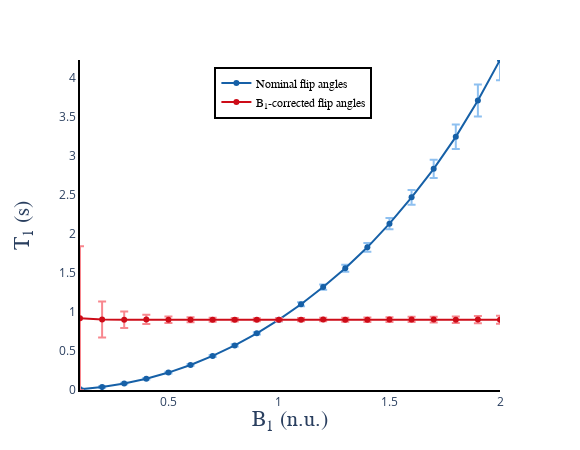

The notebook cell this image was saved under:
### Code cell
#| label: vfaFig6jn
from repo2data.repo2data import Repo2Data
import os 
import pickle
import matplotlib.pyplot as plt
import chart_studio.plotly as py
import plotly.graph_objs as go
import numpy as np
from plotly import __version__
from plotly.offline import download_plotlyjs, init_notebook_mode, plot, iplot
from IPython.display import display, HTML
from plotly import tools

from contextlib import contextmanager
import sys, os

@contextmanager
def suppress_stdout():
    with open(os.devnull, "w") as devnull:
        old_stdout = sys.stdout
        sys.stdout = devnull
        try:  
            yield
        finally:
            sys.stdout = old_stdout

with suppress_stdout():
    data_req_path = os.path.join("..","..","..", "binder", "data_requirement.json")
    repo2data = Repo2Data(data_req_path)
    DATA_ROOT = os.path.join(repo2data.install()[0],"t1-book-neurolibre")
    filename = os.path.join(DATA_ROOT,"02",'figure_6.pkl')

with open(filename, 'rb') as f:
    B1Range, mean_T1_noB1Correction, mean_T1_withB1Correction, std_T1_noB1Correction, std_T1_withB1Correction = pickle.load(f)

config={'showLink': False, 'displayModeBar': False}

init_notebook_mode(connected=True)

data1 = dict(
        visible = True,
        x = B1Range,
        y = mean_T1_noB1Correction,
        name = 'Nominal flip angles',
        text = 'Nominal flip angles',
        mode = 'lines+markers',
        hoverinfo = 'x+y+text',
        line = dict(
            color = ('rgb(22, 96, 167)'),
            ),
        error_y=dict(
            type='data',
            array=std_T1_noB1Correction,
            visible=True,
            color = ('rgb(142, 192, 240)')
        ))

data2 = dict(
        visible = True,
        x = B1Range,
        y = mean_T1_withB1Correction,
        name = 'B<sub>1</sub>-corrected flip angles',
        text = 'B<sub>1</sub>-corrected flip angles',
        mode = 'lines+markers',
        hoverinfo = 'x+y+text',
        line = dict(
            color = ('rgb(205, 12, 24)'),
            ),
        error_y=dict(
            type='data',
            array=std_T1_withB1Correction,
            visible=True,
            color = ('rgb(248, 135, 142)')
        ))

data = [data1, data2]

layout = go.Layout(
    width=580,
    height=450,
    margin=go.layout.Margin(
        l=80,
        r=80,
        b=60,
        t=60,
    ),
    annotations=[
        dict(
            x=0.5004254919715793,
            y=-0.14,
            showarrow=False,
            text='B<sub>1</sub> (n.u.)',
            font=dict(
                family='Times New Roman',
                size=22
            ),
            xref='paper',
            yref='paper'
        ),
        dict(
            x=-0.17,
            y=0.5,
            showarrow=False,
            text='T<sub>1</sub> (s)',
            font=dict(
                family='Times New Roman',
                size=22
            ),
            textangle=-90,
            xref='paper',
            yref='paper'
        ),
    ],
    xaxis=dict(
        autorange=False,
        range=[B1Range[0], B1Range[-1]],
        showgrid=False,
        linecolor='black',
        linewidth=2
    ),
    yaxis=dict(
        autorange=False,
        range=[0, max(mean_T1_noB1Correction)],
        showgrid=False,
        linecolor='black',
        linewidth=2
    ),
    legend=dict(
        x=0.32,
        y=0.98,
        traceorder='normal',
        font=dict(
            family='Times New Roman',
            size=12,
            color='#000'
        ),
        bordercolor='#000000',
        borderwidth=2
    ),
    plot_bgcolor='white'
)

fig = dict(data=data, layout=layout)

iplot(fig, filename = 'vfa_fig_6.html', config = config)

### Figure 1 — Plotly figure (JSON) as saved in the notebook; plotly's stock layout.template omitted (floating-point values rounded to 4 significant figures)
{"data": [{"error_y": {"array": [0.009429, 0.009427, 0.00926, 0.009363, 0.01033, 0.01112, 0.01219, 0.01386, 0.01519, 0.01886, 0.02554, 0.03404, 0.04522, 0.05658, 0.07295, 0.09461, 0.1171, 0.1567, 0.2047, 0.2589], "color": "rgb(142, 192, 240)", "type": "data", "visible": true}, "hoverinfo": "x+y+text", "line": {"color": "rgb(22, 96, 167)"}, "mode": "lines+markers", "name": "Nominal flip angles", "text": "Nominal flip angles", "type": "scatter", "visible": true, "x": [0.1, 0.2, 0.3, 0.4, 0.5, 0.6, 0.7, 0.8, 0.9, 1, 1.1, 1.2, 1.3, 1.4, 1.5, 1.6, 1.7, 1.8, 1.9, 2], "y": [0.008562, 0.03754, 0.08199, 0.1441, 0.2229, 0.3204, 0.436, 0.5709, 0.7247, 0.8998, 1.096, 1.317, 1.558, 1.825, 2.129, 2.465, 2.83, 3.239, 3.704, 4.223]}, {"error_y": {"array": [0.9215, 0.2299, 0.1047, 0.05982, 0.04222, 0.03149, 0.0253, 0.02193, 0.01889, 0.01886, 0.02093, 0.02319, 0.02591, 0.02752, 0.03031, 0.03376, 0.03602, 0.04159, 0.04689, 0.05105], "color": "rgb(248, 135, 142)", "type": "data", "visible": true}, "hoverinfo": "x+y+text", "line": {"color": "rgb(205, 12, 24)"}, "mode": "lines+markers", "name": "B<sub>1</sub>-corrected flip angles", "text": "B<sub>1</sub>-corrected flip angles", "type": "scatter", "visible": true, "x": [0.1, 0.2, 0.3, 0.4, 0.5, 0.6, 0.7, 0.8, 0.9, 1, 1.1, 1.2, 1.3, 1.4, 1.5, 1.6, 1.7, 1.8, 1.9, 2], "y": [0.9185, 0.9014, 0.8994, 0.9028, 0.8996, 0.8999, 0.8995, 0.8998, 0.8993, 0.8998, 0.9003, 0.9013, 0.9002, 0.8989, 0.9008, 0.9023, 0.9009, 0.9001, 0.9008, 0.9001]}], "layout": {"annotations": [{"font": {"family": "Times New Roman", "size": 22}, "showarrow": false, "text": "B<sub>1</sub> (n.u.)", "x": 0.5004, "xref": "paper", "y": -0.14, "yref": "paper"}, {"font": {"family": "Times New Roman", "size": 22}, "showarrow": false, "text": "T<sub>1</sub> (s)", "textangle": -90, "x": -0.17, "xref": "paper", "y": 0.5, "yref": "paper"}], "height": 450, "legend": {"bordercolor": "#000000", "borderwidth": 2, "font": {"color": "#000", "family": "Times New Roman", "size": 12}, "traceorder": "normal", "x": 0.32, "y": 0.98}, "margin": {"b": 60, "l": 80, "r": 80, "t": 60}, "plot_bgcolor": "white", "width": 580, "xaxis": {"autorange": false, "linecolor": "black", "linewidth": 2, "range": [0.1, 2], "showgrid": false}, "yaxis": {"autorange": false, "linecolor": "black", "linewidth": 2, "range": [0, 4.223], "showgrid": false}}}
